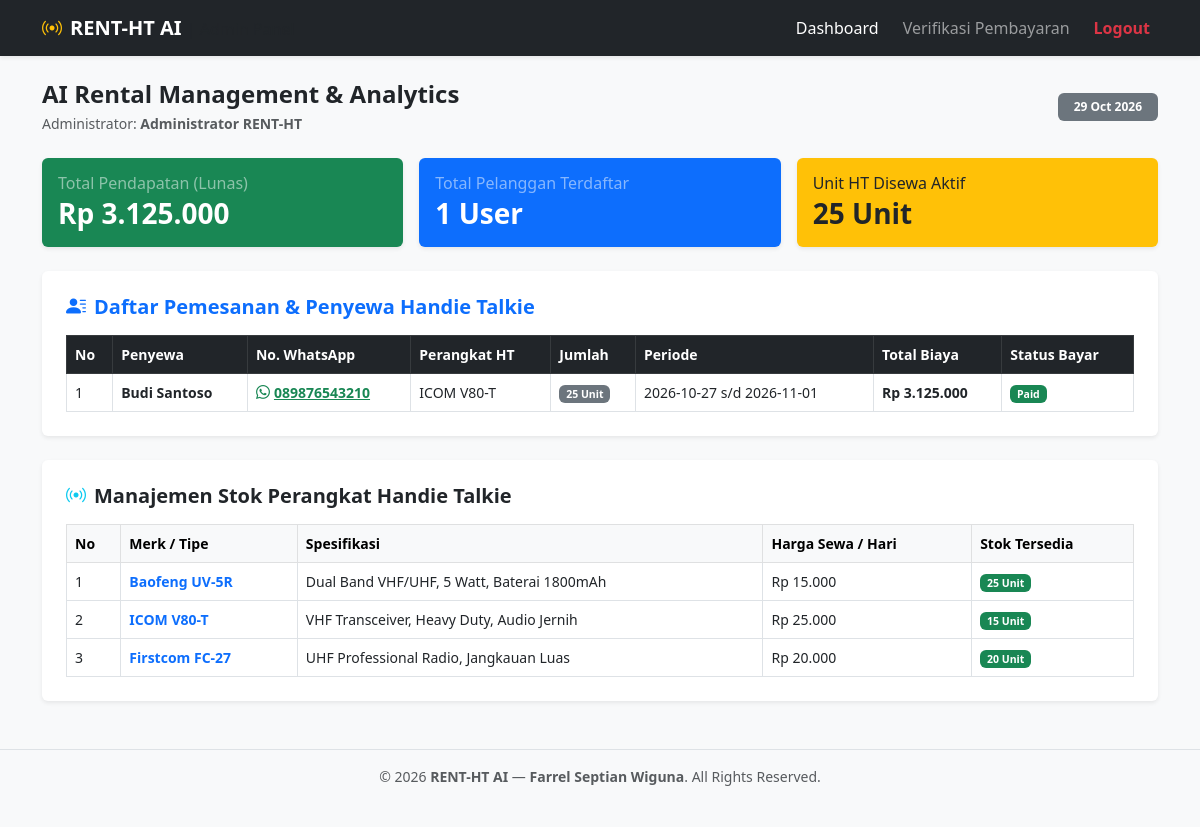
/admin_dashboard.php (signed in), run on the app's committed database.
### tables this page shows
CREATE TABLE `ht_rental` (
  `id_rental` int(11) NOT NULL,
  `id_user` int(11) NOT NULL,
  `id_perangkat` int(11) NOT NULL,
  `jumlah_unit` int(11) NOT NULL,
  `tgl_mulai` date NOT NULL,
  `tgl_selesai` date NOT NULL,
  `total_hari` int(11) NOT NULL,
  `total_biaya` int(11) NOT NULL,
  `status_rental` enum('Menunggu Pembayaran','Aktif','Selesai','Batal') NOT NULL DEFAULT 'Menunggu Pembayaran'
);

CREATE TABLE `ht_user` (
  `id_user` int(11) NOT NULL,
  `username` varchar(50) NOT NULL,
  `password` varchar(255) NOT NULL,
  `nama` varchar(100) NOT NULL,
  `nohp` varchar(20) NOT NULL,
  `level` enum('Admin','User') NOT NULL DEFAULT 'User'
);

CREATE TABLE `ht_perangkat` (
  `id_perangkat` int(11) NOT NULL,
  `merk_tipe` varchar(100) NOT NULL,
  `spesifikasi` varchar(255) NOT NULL,
  `harga_sewa_per_hari` int(11) NOT NULL,
  `stok_tersedia` int(11) NOT NULL
);

CREATE TABLE `ht_pembayaran` (
  `id_pembayaran` int(11) NOT NULL,
  `id_rental` int(11) NOT NULL,
  `invoice` varchar(50) NOT NULL,
  `nama_rekening` varchar(100) NOT NULL,
  `metode_pembayaran` varchar(50) NOT NULL,
  `tgl_bayar` datetime NOT NULL,
  `status` enum('Verifikasi','Paid','Rejected') NOT NULL DEFAULT 'Verifikasi'
);

### admin_dashboard.php (the view, shortened to what this page needs)
<?php
include 'koneksi.php';
$total_pendapatan = mysqli_fetch_assoc(mysqli_query($conn, "SELECT COALESCE(SUM(r.total_biaya), 0) AS total FROM ht_pembayaran p JOIN ht_rental r ON p.id_rental = r.id_rental WHERE p.status = 'Paid'"))['total'];
$total_user       = mysqli_fetch_assoc(mysqli_query($conn, "SELECT COUNT(*) as total FROM ht_user WHERE level='User'"))['total'];
$total_unit_sewa  = mysqli_fetch_assoc(mysqli_query($conn, "SELECT COALESCE(SUM(jumlah_unit), 0) as total FROM ht_rental WHERE status_rental='Aktif'"))['total'];
$query_penyewa = mysqli_query($conn, "SELECT r.*, u.nama AS nama_penyewa, u.nohp, p.merk_tipe, pay.invoice, pay.status AS status_bayar
    FROM ht_rental r
    JOIN ht_user u ON r.id_user = u.id_user
    JOIN ht_perangkat p ON r.id_perangkat = p.id_perangkat
    LEFT JOIN ht_pembayaran pay ON r.id_rental = pay.id_rental
    ORDER BY r.id_rental DESC");
$query_perangkat = mysqli_query($conn, "SELECT * FROM ht_perangkat ORDER BY id_perangkat ASC");
?>
<!DOCTYPE html>
<html lang="id">
<head>
    <link href="https://cdn.jsdelivr.net/npm/bootstrap@5.3.0/dist/css/bootstrap.min.css" rel="stylesheet">
    <link rel="stylesheet" href="https://cdn.jsdelivr.net/npm/bootstrap-icons@1.10.5/font/bootstrap-icons.css">
</head>
<body class="bg-light d-flex flex-column min-vh-100">
    <nav class="navbar navbar-expand-lg navbar-dark bg-dark shadow-sm">
        <div class="container">
            <a class="navbar-brand fw-bold" href="#"><i class="bi bi-broadcast me-2 text-warning"></i>RENT-HT AI <span class="fs-6 fw-normal text-muted">| Admin Panel</span></a>
            <div class="navbar-nav ms-auto gap-2">
                <a class="nav-link active" href="admin_dashboard.php">Dashboard</a>
                <a class="nav-link" href="verifikasi_pembayaran.php">Verifikasi Pembayaran</a>
                <a class="nav-link text-danger fw-bold" href="login.php">Logout</a>
            </div>
        </div>
    </nav>
    <div class="container my-4 flex-grow-1">
        <div class="d-flex justify-content-between align-items-center mb-4">
            <div>
                <h4 class="fw-bold mb-1">AI Rental Management & Analytics</h4>
                <p class="text-muted small mb-0">Administrator: <strong><?php echo $_SESSION['nama']; ?></strong></p>
            </div>
            <span class="badge bg-secondary px-3 py-2"><?php echo date('d M Y'); ?></span>
        </div>
        <div class="row g-3 mb-4">
            <div class="col-md-4">
                <div class="card border-0 shadow-sm p-3 bg-success text-white">
                    <h6 class="text-white-50 mb-1">Total Pendapatan (Lunas)</h6>
                    <h3 class="fw-bold mb-0">Rp <?php echo number_format($total_pendapatan, 0, ',', '.'); ?></h3>
                </div>
            </div>
            <div class="col-md-4">
                <div class="card border-0 shadow-sm p-3 bg-primary text-white">
                    <h6 class="text-white-50 mb-1">Total Pelanggan Terdaftar</h6>
                    <h3 class="fw-bold mb-0"><?php echo $total_user; ?> User</h3>
                </div>
            </div>
            <div class="col-md-4">
                <div class="card border-0 shadow-sm p-3 bg-warning text-dark">
                    <h6 class="text-dark mb-1">Unit HT Disewa Aktif</h6>
                    <h3 class="fw-bold mb-0"><?php echo $total_unit_sewa; ?> Unit</h3>
                </div>
            </div>
        </div>
        <div class="card border-0 shadow-sm p-4 bg-white mb-4">
            <h5 class="fw-bold mb-3 text-primary"><i class="bi bi-person-lines-fill me-2"></i>Daftar Pemesanan & Penyewa Handie Talkie</h5>
            <div class="table-responsive">
                <table class="table table-hover align-middle small table-bordered mb-0">
                    <thead class="table-dark">
                        <tr>
                            <th>No</th>
                            <th>Penyewa</th>
                            <th>No. WhatsApp</th>
                            <th>Perangkat HT</th>
                            <th>Jumlah</th>
                            <th>Periode</th>
                            <th>Total Biaya</th>
                            <th>Status Bayar</th>
                        </tr>
                    </thead>
                    <tbody>
                        <?php $no=1; if(mysqli_num_rows($query_penyewa) > 0) { while($p = mysqli_fetch_assoc($query_penyewa)) { ?>
                        <tr>
                            <td><?php echo $no++; ?></td>
                            <td class="fw-bold"><?php echo $p['nama_penyewa']; ?></td>
                            <td><a href="https://wa.me/<?php echo preg_replace('/[^0-9]/', '', $p['nohp']); ?>" target="_blank" class="text-success fw-bold"><i class="bi bi-whatsapp me-1"></i><?php echo $p['nohp']; ?></a></td>
                            <td><?php echo $p['merk_tipe']; ?></td>
                            <td><span class="badge bg-secondary"><?php echo $p['jumlah_unit']; ?> Unit</span></td>
                            <td><?php echo $p['tgl_mulai']; ?> s/d <?php echo $p['tgl_selesai']; ?></td>
                            <td class="fw-bold">Rp <?php echo number_format($p['total_biaya'], 0, ',', '.'); ?></td>
                            <td><span class="badge bg-success"><?php echo $p['status_bayar']; ?></span></td>
                        </tr>
                        <?php }} else { ?>
                        <tr><td colspan="8" class="text-center text-muted py-3">Belum ada data pemesanan.</td></tr>
                        <?php } ?>
                    </tbody>
                </table>
            </div>
        </div>
        <div class="card border-0 shadow-sm p-4 bg-white">
            <h5 class="fw-bold mb-3 text-dark"><i class="bi bi-broadcast me-2 text-info"></i>Manajemen Stok Perangkat Handie Talkie</h5>
            <div class="table-responsive">
                <table class="table table-hover align-middle small table-bordered mb-0">
                    <thead class="table-light">
                        <tr>
                            <th>No</th>
                            <th>Merk / Tipe</th>
                            <th>Spesifikasi</th>
                            <th>Harga Sewa / Hari</th>
                            <th>Stok Tersedia</th>
                        </tr>
                    </thead>
                    <tbody>
                        <?php $no2=1; while($ht = mysqli_fetch_assoc($query_perangkat)) { ?>
                        <tr>
                            <td><?php echo $no2++; ?></td>
                            <td class="fw-bold text-primary"><?php echo $ht['merk_tipe']; ?></td>
                            <td><?php echo $ht['spesifikasi']; ?></td>
                            <td>Rp <?php echo number_format($ht['harga_sewa_per_hari'], 0, ',', '.'); ?></td>
                            <td><span class="badge bg-success"><?php echo $ht['stok_tersedia']; ?> Unit</span></td>
                        </tr>
                        <?php } ?>
                    </tbody>
                </table>
            </div>
        </div>
    </div>
    <footer class="text-center py-3 my-4 border-top text-muted small">
        <div class="container">
            <p class="mb-0">&copy; <?php echo date('Y'); ?> <strong>RENT-HT AI</strong> &mdash; <strong>Farrel Septian Wiguna</strong>. All Rights Reserved.</p>
        </div>
    </footer>
</body>
</html>

### data on the page
ht_rental: id_user.nama "Budi Santoso", id_user.nohp "089876543210", id_perangkat.merk_tipe "ICOM V80-T", jumlah_unit "25", tgl_mulai "2026-10-27", tgl_selesai "2026-11-01", total_biaya "3.125.000", ht_pembayaran.status "Paid"
ht_perangkat: merk_tipe "Baofeng UV-5R", spesifikasi "Dual Band VHF/UHF, 5 Watt, Baterai 1800mAh", harga_sewa_per_hari "15.000", stok_tersedia "25"
ht_perangkat: merk_tipe "ICOM V80-T", spesifikasi "VHF Transceiver, Heavy Duty, Audio Jernih", harga_sewa_per_hari "25.000", stok_tersedia "15"
ht_perangkat: merk_tipe "Firstcom FC-27", spesifikasi "UHF Professional Radio, Jangkauan Luas", harga_sewa_per_hari "20.000", stok_tersedia "20"

### other printed values
$_SESSION['nama'] "Administrator RENT-HT"
$total_pendapatan "3.125.000"
$total_user "1"
$total_unit_sewa "25"
